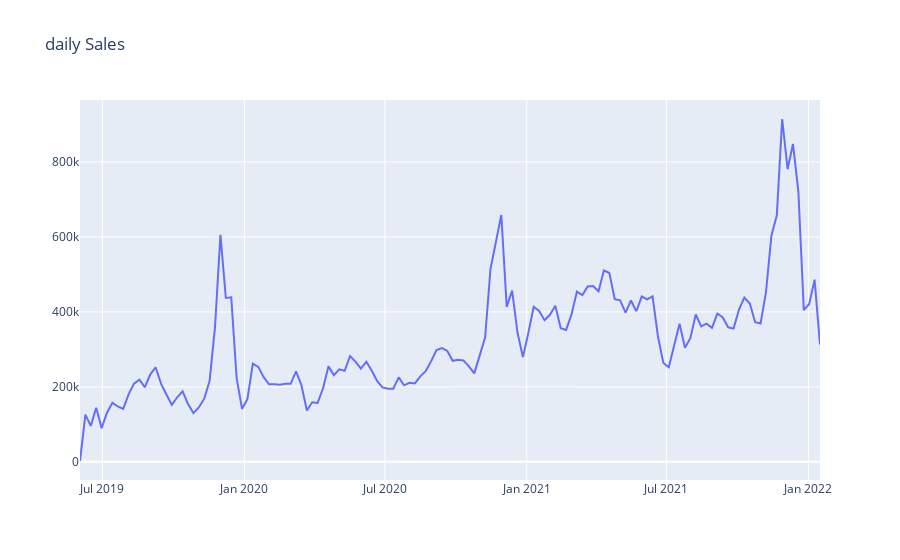

Here is the notebook cell this chart was saved with:
### Markdown cell above
## 4- Check the data whether it is stationary or not, if not make it stationary

### Code cell
# Plot the data and see whether the data is stationary or not
plot_data = [
    go.Scatter(
        x=df_w['date'],
        y=df_w['Revenue'],
    )
]
plot_layout = go.Layout(
        title='daily Sales'
    )
fig = go.Figure(data=plot_data, layout=plot_layout)
pyoff.iplot(fig)

### Figure 1 — Plotly figure (JSON) as saved in the notebook; plotly's stock layout.template omitted (floating-point values rounded to 4 significant figures; data arrays with more than 128 entries replaced by an {"elided": "..."} marker saying what was removed)
{"data": [{"type": "scatter", "x": {"elided": "138 str values"}, "y": {"elided": "138 float values"}}], "layout": {"title": {"text": "daily Sales"}}}
